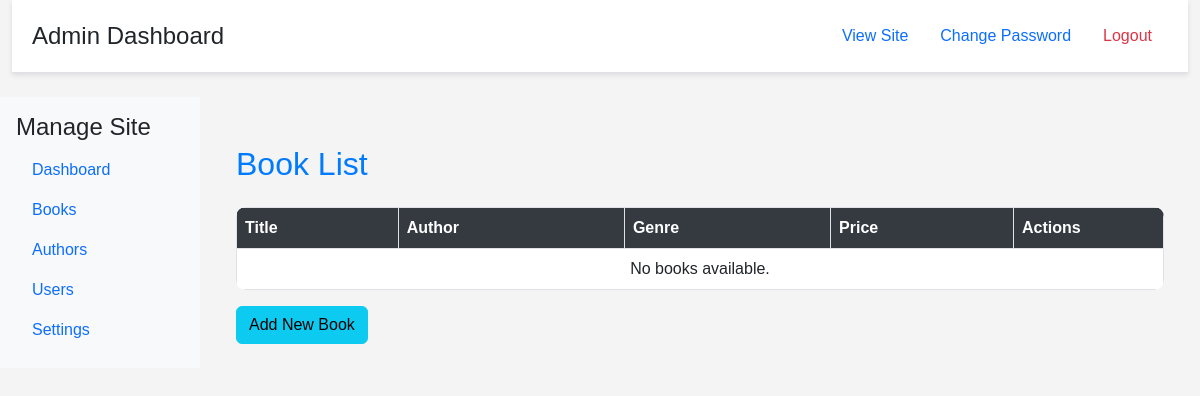
/books/, run on an earlier commit of the app's database.
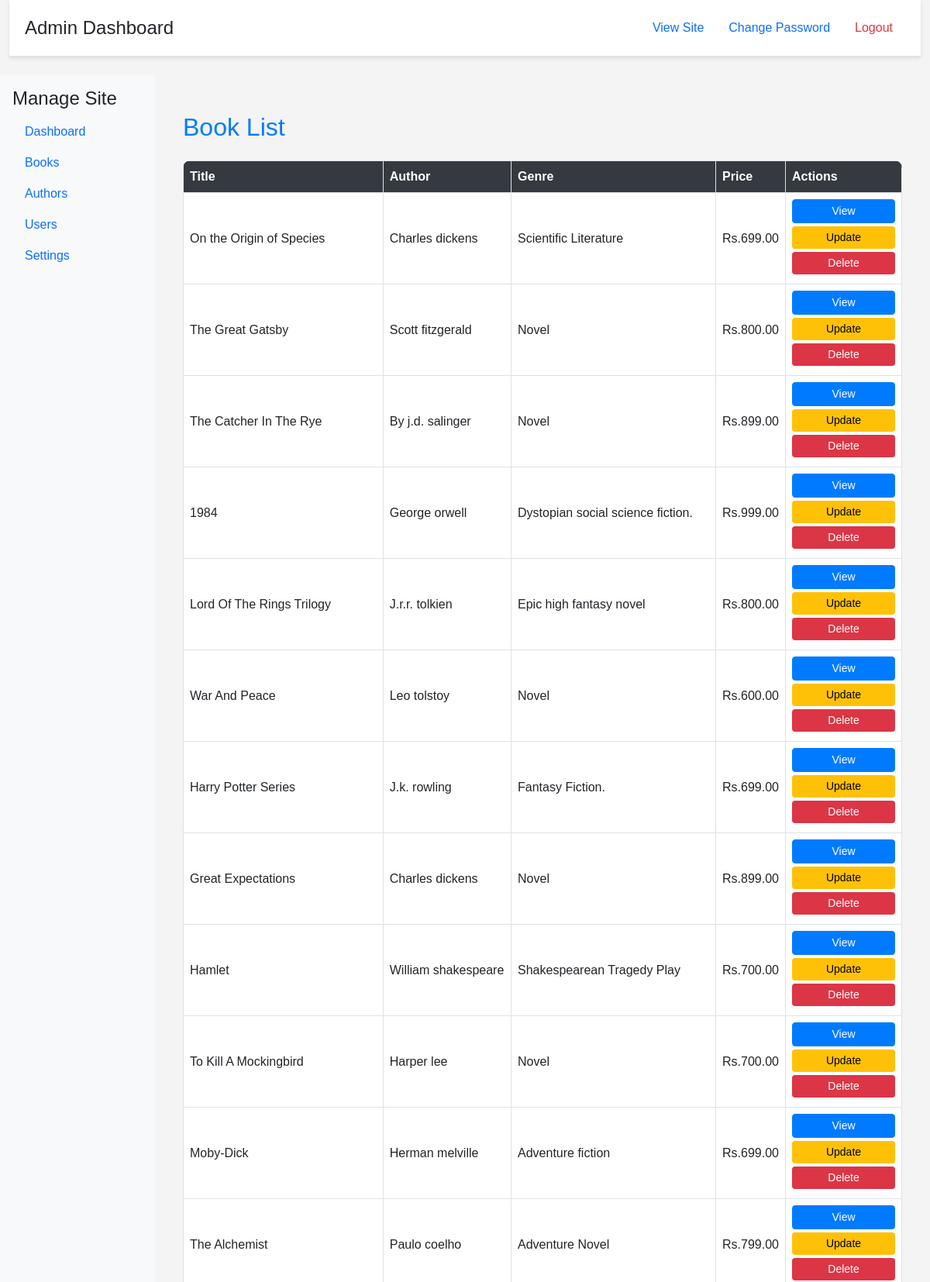
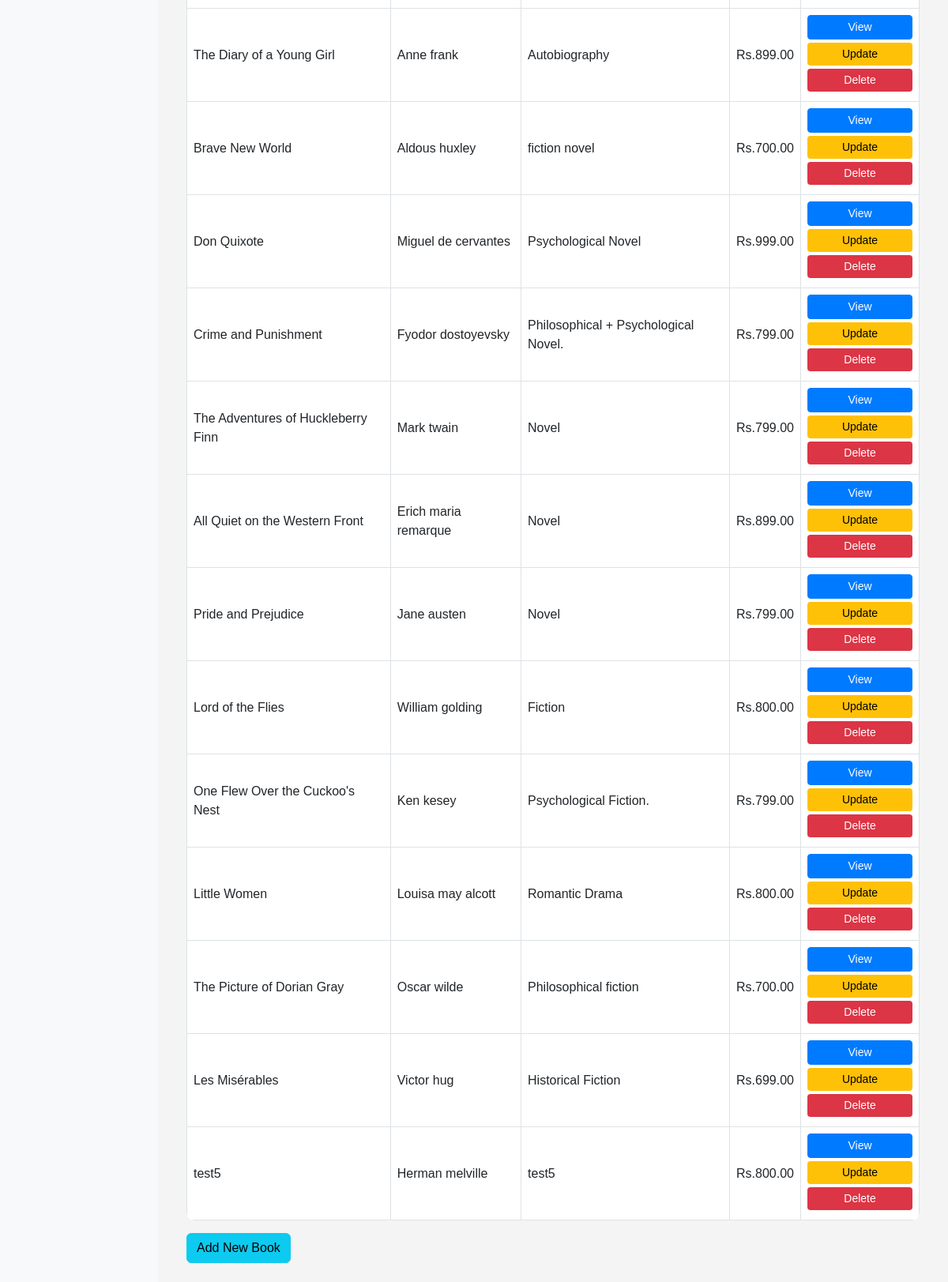
And on a later commit of the database (2 pictures, top to bottom).
### home/models.py (models this page shows, shortened)
class Book(models.Model):
    title = models.CharField(max_length=200, null=True)
    author = models.ForeignKey(Author, on_delete=models.CASCADE, null=True)
    image = models.ImageField(upload_to='book_images/', null=True, blank=True)
    price = models.DecimalField(max_digits=10, decimal_places=2, null=True)
    genre = models.CharField(max_length=200, null=True)
    description = models.TextField(null=True, blank=True)

class Author(models.Model):
    name = models.CharField(max_length=200, null=True)

### home/views.py (the view)
# urls.py: path('books/', list_books, name='list_books'),
def list_books(request):
    books = Book.objects.all()
    return render(request, 'list_books.html', {'books': books})

### templates/list_books.html
{% extends "admin_dashboard.html" %}
{% block content %}
<div class="container mt-4">
    <h2 class="mb-4">Book List</h2>
    <table class="table table-bordered">
        <thead class="bg-dark text-white">
            <tr>
                <th>Title</th>
                <th>Author</th>
                <th>Genre</th>
                <th>Price</th>
                <th style="width: 150px;">Actions</th>
            </tr>
        </thead>
        <tbody>
            {% for book in books %}
            <tr>
                <td>{{ book.title }}</td>
                <td>{{ book.author.name|lower|capfirst }}</td>
                <td>{{ book.genre }}</td>
                <td>Rs.{{ book.price }}</td>
                <td>
                    <div class="d-flex flex-column">
                        <a href="{% url 'book_detail' book.id %}" class="btn btn-primary btn-sm mb-1">View</a>
                        <a href="{% url 'update_book' book.id %}" class="btn btn-warning btn-sm mb-1">Update</a>
                        <a href="{% url 'delete_book' book.id %}" class="btn btn-danger btn-sm mb-1">Delete</a>
                    </div>
                </td>
            </tr>
            {% empty %}
            <tr>
                <td colspan="5" class="text-center">No books available.</td>
            </tr>
            {% endfor %}
        </tbody>
    </table>
    <a href="{% url 'create_book' %}" class="btn btn-info">Add New Book</a>
</div>
{% endblock %}

### templates/admin_dashboard.html (shortened to what this page needs)
{% load static %}
<!DOCTYPE html>
<html lang="en">
<head>
    <link href="https://cdn.jsdelivr.net/npm/bootstrap@5.3.0/dist/css/bootstrap.min.css" rel="stylesheet">
    <link rel="stylesheet" href="{% static 'css/style.css' %}">
</head>
<body>
    <div class="container-fluid">
        <header class="d-flex flex-wrap justify-content-between py-3 mb-4 border-bottom">
            <a href="/" class="d-flex align-items-center mb-3 mb-md-0 me-md-auto text-dark text-decoration-none">
                <span class="fs-4">Admin Dashboard</span>
            </a>
            <ul class="nav nav-pills">
                <li class="nav-item"><a href="/" class="nav-link">View Site</a></li>
                <li class="nav-item"><a href="#" class="nav-link">Change Password</a></li>
                <li class="nav-item"><a href="{% url 'logout' %}" class="nav-link text-danger">Logout</a></li>
            </ul>
        </header>
        <div class="row">
            <div class="col-md-2 bg-light p-3">
                <h4>Manage Site</h4>
                <ul class="nav flex-column">
                    <li class="nav-item">
                        <a href="{% url 'admin_dashboard' %}" class="nav-link active">Dashboard</a>
                    </li>
                    <li class="nav-item">
                        <a href="{% url 'list_books' %}" class="nav-link">Books</a>
                    </li>
                    <li class="nav-item">
                        <a href="{% url 'list_authors' %}" class="nav-link">Authors</a>
                    </li>
                    <li class="nav-item">
                        <a href="#" class="nav-link">Users</a>
                    </li>
                    <li class="nav-item">
                        <a href="#" class="nav-link">Settings</a>
                    </li>
                </ul>
            </div>
            <div class="col-md-10 p-4">
                {% block content %}{% endblock %}
            </div>
        </div>
    </div>
</body>
</html>

### static/css/style.css (style rules this page uses)
body { background-color: #f4f4f4; font-family: 'Arial', sans-serif; }
header { background-color: #ffffff; padding: 15px 20px; border-bottom: 2px solid #dee2e6; box-shadow: 0 2px 5px rgba(0, 0, 0, 0.1); }
h2 { color: #007bff; }
.table { background-color: white; border-radius: 10px; overflow: hidden; }
.table th { background-color: #343a40; color: white; }
.table td { vertical-align: middle; }
.btn-primary { background-color: #007bff; border-color: #007bff; }
.btn-warning { background-color: #ffc107; color: black; border: none; }
.btn-danger { background-color: #dc3545; border: none; }

What changed in the data, as far as the page shows it:
added Book: title "On the Origin of Species", author.name "Charles dickens", genre "Scientific Literature", price "699.00"
added Book: title "The Great Gatsby", author.name "Scott fitzgerald", genre "Novel", price "800.00"
added Book: title "The Catcher In The Rye", author.name "By j.d. salinger", genre "Novel", price "899.00"
added Book: title "1984", author.name "George orwell", genre "Dystopian social science fiction.", price "999.00"
added Book: title "Lord Of The Rings Trilogy", author.name "J.r.r. tolkien", genre "Epic high fantasy novel", price "800.00"
added Book: title "War And Peace", author.name "Leo tolstoy", genre "Novel", price "600.00"
added Book: title "Harry Potter Series", author.name "J.k. rowling", genre "Fantasy Fiction.", price "699.00"
added Book: title "Great Expectations", author.name "Charles dickens", genre "Novel", price "899.00"
added Book: title "Hamlet", author.name "William shakespeare", genre "Shakespearean Tragedy Play", price "700.00"
added Book: title "To Kill A Mockingbird", author.name "Harper lee", genre "Novel", price "700.00"
added Book: title "Moby-Dick", author.name "Herman melville", genre "Adventure fiction", price "699.00"
added Book: title "The Alchemist", author.name "Paulo coelho", genre "Adventure Novel", price "799.00"
added Book: title "The Diary of a Young Girl", author.name "Anne frank", genre "Autobiography", price "899.00"
added Book: title "Brave New World", author.name "Aldous huxley", genre "fiction novel", price "700.00"
added Book: title "Don Quixote", author.name "Miguel de cervantes", genre "Psychological Novel", price "999.00"
added Book: title "Crime and Punishment", author.name "Fyodor dostoyevsky", genre "Philosophical + Psychological Novel.", price "799.00"
added Book: title "The Adventures of Huckleberry Finn", author.name "Mark twain", genre "Novel", price "799.00"
added Book: title "All Quiet on the Western Front", author.name "Erich maria remarque", genre "Novel", price "899.00"
added Book: title "Pride and Prejudice", author.name "Jane austen", genre "Novel", price "799.00"
added Book: title "Lord of the Flies", author.name "William golding", genre "Fiction", price "800.00"
added Book: title "One Flew Over the Cuckoo's Nest", author.name "Ken kesey", genre "Psychological Fiction.", price "799.00"
added Book: title "Little Women", author.name "Louisa may alcott", genre "Romantic Drama", price "800.00"
added Book: title "The Picture of Dorian Gray", author.name "Oscar wilde", genre "Philosophical fiction", price "700.00"
added Book: title "Les Misérables", author.name "Victor hug", genre "Historical Fiction", price "699.00"
added Book: title "test5", author.name "Herman melville", genre "test5", price "800.00"
Also different on the page:
text no longer shown: "No books available."
